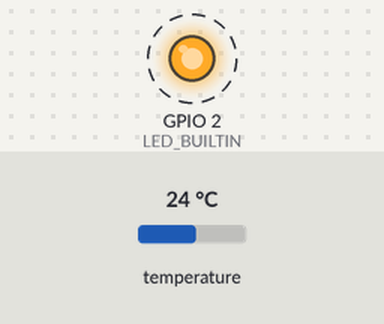
Bench run of a sketch on a simulated ESP32. Parts: output pins drawn as LEDs (lit = HIGH). Dashed ring = blinking. The inputs (shaded band) are chosen by the test bench; at power-on: temperature 24 °C. WiFi joins after 1.5 s; servers stay silent unless stated; no MQTT or app messages arrive unless stated; what the sketch prints to the serial monitor is not drawn. At 3.6 s the program puts the board to deep sleep or switches it off; the recording ends there.

Above: at 0.13 s.
Timing chart, 0 to 3.0 s (numbered marks = the images above):
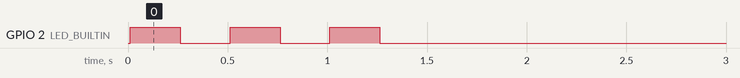

The sketch:

Sensor_detect8.ino
```cpp
//Senser_detect
//Emag
//BMP280
#include <WiFi.h>
#include <PubSubClient.h>
#include <Wire.h>
#include <SPI.h>
#include <Adafruit_Sensor.h>
#include <Adafruit_BMP280.h>

#define BME_SCK 13
#define BME_MISO 12
#define BME_MOSI 11
#define BME_CS 10

Adafruit_BMP280 bmp; // I2C
#define uS_TO_S_FACTOR 1000000ULL  /* Conversion factor for micro seconds to seconds */
#define TIME_TO_SLEEP  1800        /* Time ESP32 will go to sleep (in seconds) */
//RTC_DATA_ATTR int bootCount = 0;

//const char* ssid = "Printer";
const char* ssid = "DHAS-Handheld";

const char* password = "";

const char* mqtt_server = "10.4.200.7";
long last;
WiFiClient espClient;
PubSubClient client(espClient);


void setup_wifi() {
  delay(10);
  // We start by connecting to a WiFi network
  Serial.println();
  Serial.print("Connecting to ");
  Serial.println(ssid);
  WiFi.begin(ssid, password);
  while (WiFi.status() != WL_CONNECTED) {
    long now = millis();
    if (now - last > 60000) {
      last = now;
      Serial.println("ESP_Restart");
      ESP.restart();
    }
    digitalWrite(LED_BUILTIN, HIGH);
    delay(250);
    digitalWrite(LED_BUILTIN, LOW);
    delay(250);
    Serial.print(".");
  }
  Serial.println("");
  Serial.println("WiFi connected");
  Serial.println("IP address: ");
  Serial.println(WiFi.localIP());
}

void reconnect() {
  // Loop until we're reconnected
  while (!client.connected()) {
    Serial.print("Attempting MQTT connection...");
    // Attempt to connect
    if (client.connect("Environment 3")) {
      Serial.println("connected");
      // Subscribe
    } else {
      Serial.print("failed, rc=");
      Serial.print(client.state());
      Serial.println(" try again in 5 seconds");
      // Wait 5 seconds before retrying
      delay(5000);
    }
  }
}

void setup()
{
  Serial.begin(9600);
  pinMode(LED_BUILTIN, OUTPUT);
  digitalWrite(LED_BUILTIN, LOW);
  setup_wifi();
  client.setServer(mqtt_server, 1883);
  while ( !Serial ) delay(100);   // wait for native usb
  Serial.println(F("BMP280 test"));
  unsigned status;
  //status = bmp.begin(BMP280_ADDRESS_ALT, BMP280_CHIPID);
  status = bmp.begin(0x76);
  if (!status) {
    Serial.println(F("Could not find a valid BMP280 sensor, check wiring or "
                     "try a different address!"));
    Serial.print("SensorID was: 0x"); Serial.println(bmp.sensorID(), 16);
    Serial.print("        ID of 0xFF probably means a bad address, a BMP 180 or BMP 085\n");
    Serial.print("   ID of 0x56-0x58 represents a BMP 280,\n");
    Serial.print("        ID of 0x60 represents a BME 280.\n");
    Serial.print("        ID of 0x61 represents a BME 680.\n");
    while (1) delay(10);
  }

  /* Default settings from datasheet. */
  bmp.setSampling(Adafruit_BMP280::MODE_NORMAL,     /* Operating Mode. */
                  Adafruit_BMP280::SAMPLING_X2,     /* Temp. oversampling */
                  Adafruit_BMP280::SAMPLING_X16,    /* Pressure oversampling */
                  Adafruit_BMP280::FILTER_X16,      /* Filtering. */
                  Adafruit_BMP280::STANDBY_MS_500); /* Standby time. */

 // ++bootCount;
//  Serial.println("Boot number: " + String(bootCount));
  esp_sleep_enable_timer_wakeup(TIME_TO_SLEEP * uS_TO_S_FACTOR);
  Serial.println("Setup ESP32 to sleep for every " + String(TIME_TO_SLEEP) +
                 " Seconds");

  if (!client.connected()) {
    reconnect();
  }
  client.loop();
  sensor();

  Serial.println("Going to sleep now");
  Serial.flush();
  esp_deep_sleep_start();
}
void loop() {
}
void sensor() {
  delay(1000);
  float t = bmp.readTemperature();
  //float h = bme.readHumidity();

  //  char humidity[8];
  //  dtostrf(h, 1, 1, humidity);
  //  Serial.print("humidity: ");
  //  Serial.println(humidity);
  //  client.publish("esp32/humid3", humidity);

  char Temp[8];
  dtostrf(t, 1, 1, Temp);
  Serial.print("Temp: ");
  Serial.println(Temp);
  client.publish("esp32/temp3", Temp);
  delay(1000);
}
```

Measured:
- by itself, GPIO 2 (LED_BUILTIN): alternates HIGH for 0.25 s and LOW for 0.25 s, 6 changes in all, then stays LOW
